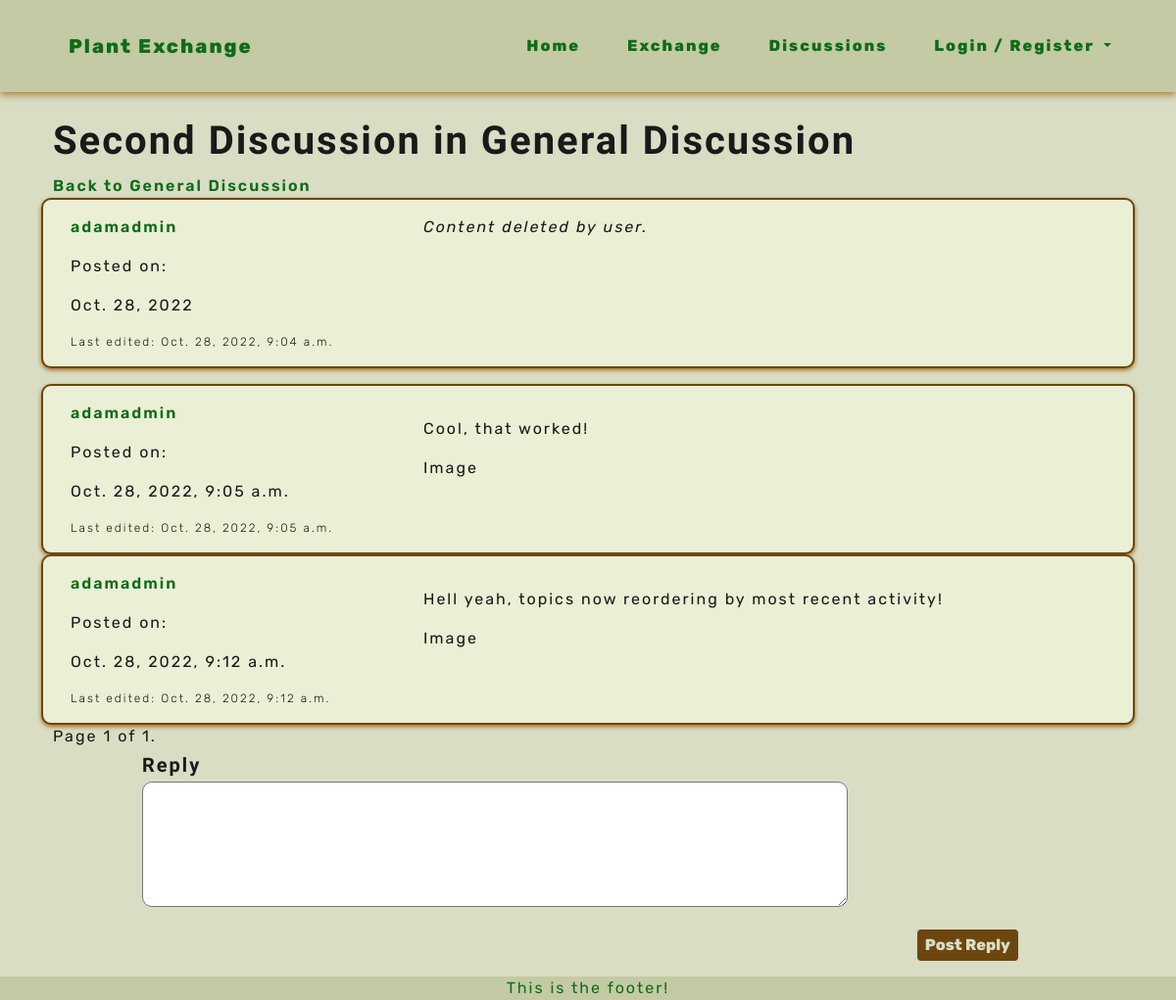
The app's page /forums/view_topic/2, older data.
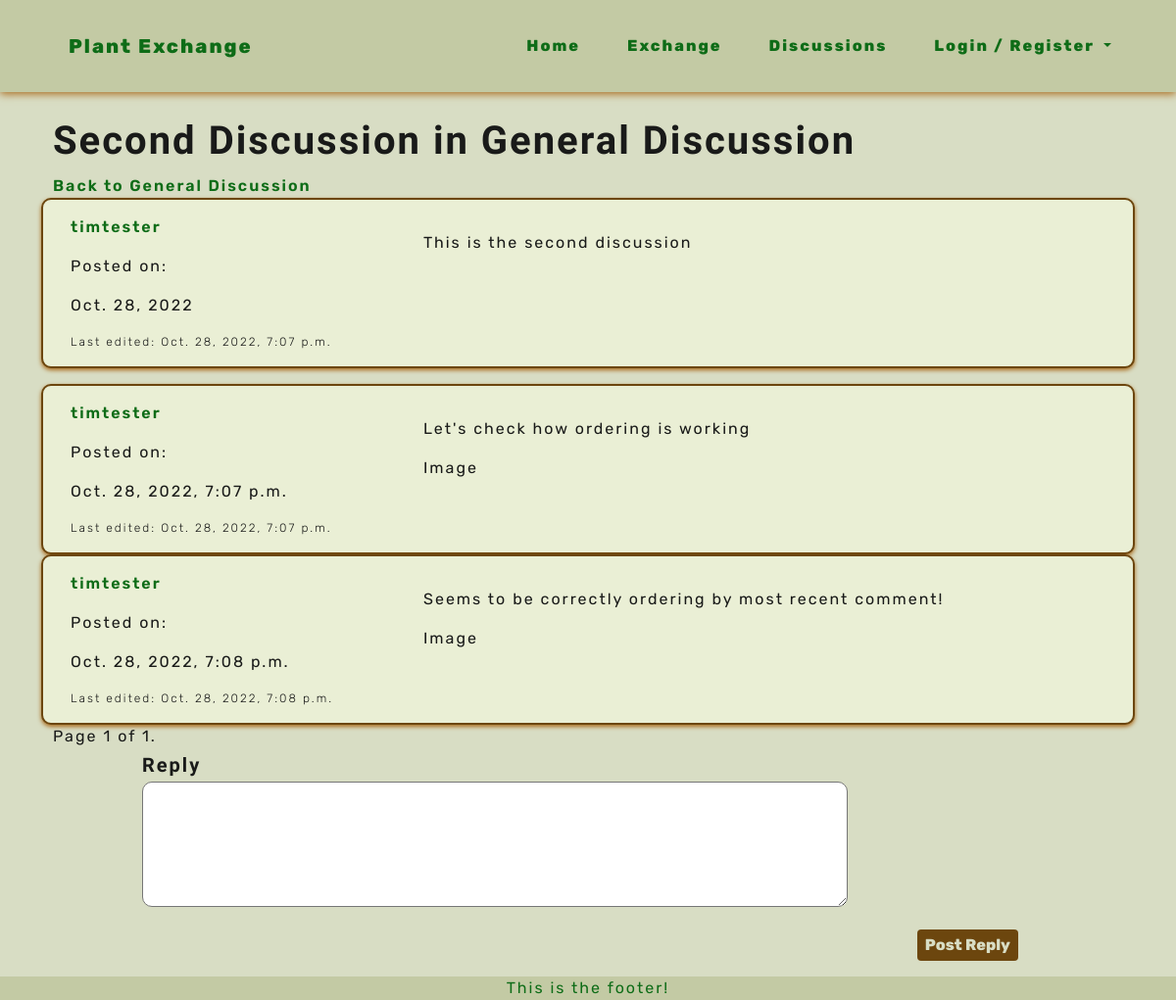
The same page, newer data.
### forums/models.py (models this page shows, shortened)
class Discussion(models.Model):
    forum = models.ForeignKey(Forum, on_delete=models.CASCADE, related_name='discussions')
    creator = models.ForeignKey(User, on_delete=models.SET_NULL, null=True)
    title = models.CharField(max_length=80)
    content = models.TextField()
    image = CloudinaryField('image', null=True, blank=True)
    created_on = models.DateField(auto_now_add=True)
    last_edited = models.DateTimeField(auto_now=True)
    deleted = models.BooleanField(default=False)
    is_open = models.BooleanField(default=True)
    class Meta:
        ordering = ['is_open']

class Post(models.Model):
    discussion = models.ForeignKey(Discussion, on_delete=models.CASCADE, related_name='posts')
    creator = models.ForeignKey(User, on_delete=models.SET_NULL, null=True)
    content = models.TextField()
    image = CloudinaryField('image', null=True, blank=True)
    deleted = models.BooleanField(default=False)
    created_on = models.DateTimeField(auto_now_add=True)
    last_edited = models.DateTimeField(auto_now=True)
    class Meta:
        ordering = ['created_on']

class Forum(models.Model):
    title = models.CharField(max_length=40)
    description = models.CharField(max_length=280)
    order = models.IntegerField(default=0)
    class Meta:
        ordering = ['order']
    def __str__(self):
        return self.title

### forums/views.py (the view, shortened to what this page needs)
# urls.py: path('view_topic/<topic_id>', views.TopicView.as_view(), name='view_topic'),
class TopicView(View):
    def get(self, request, topic_id, *args, **kwargs):
        discussion = get_object_or_404(Discussion, id=topic_id)
        posts = discussion.posts.all()
        paginator = Paginator(posts, 10)
        page_number = request.GET.get('page')
        page_obj = paginator.get_page(page_number)
        template_name = 'forums/thread.html'
        context = {
            'discussion': discussion,
            'page_obj': page_obj,
            'post_form': PostForm(),
        }
        return render(request, template_name, context)

### forums/forms.py
class PostForm(forms.ModelForm):
    class Meta:
        model = Post
        fields = ('content', 'image',)

### forums/templates/forums/thread.html (shortened to what this page needs)
{% extends 'base.html' %}
{% load crispy_forms_tags %}
{% load widget_tweaks %}
{% load cloudinary %}
{% block content %}
<section class="container-fluid">
    <div class="col-12">
        <h1 class="headings headings-bg">{{ discussion.title }} in {{ discussion.forum }}</h1>
        <a class="plnt-links" href="{% url 'forums:forum' forum_id=discussion.forum.id %}">Back to {{ discussion.forum.title }}</a>
    </div>
</section>
<section class="container-fluid">
    <div class="col-12">
        <div class="row plant-card">
            <div class="col-4">
                <p><a class="plnt-links" href="{% url 'profiles:profile' user_id=discussion.creator.id %}">{{ discussion.creator }}</a></p>
                <p>Posted on:</p>
                <p>{{ discussion.created_on }}</p>
            </div>
            <div class="col-8">
                {% if discussion.deleted %}
                <p><em>Content deleted by user.</em></p>
                {% else %}
                <p class="text-break">{{ discussion.content|linebreaks }}</p>
                {% endif %}
            </div>
            <div class="d-flex justify-content-between">
                <div class="d-flex flex-column justify-content-end">
                    <p class="little mb-0">Last edited: {{ discussion.last_edited }}</p>
                </div>
            </div>
        </div>
        {% for post in page_obj %}
        <div class="row plant-card mb-0">
            <div class="col-4">
                <p><a class="plnt-links" href="{% url 'profiles:profile' user_id=post.creator.id %}">{{ post.creator }}</a></p>
                <p>Posted on:</p>
                <p>{{ post.created_on }}</p>
            </div>
            <div class="col-8">
                {% if post.deleted %}
                <p><em>Content deleted by user.</em></p>
                {% else %}
                <p class="text-break">{{ post.content|linebreaks }}</p>
                <p>Image</p>
                {% endif %}
            </div>
            <div class="d-flex justify-content-between">
                <div class="d-flex flex-column justify-content-end">
                    <p class="little mb-0">Last edited: {{ post.last_edited }}</p>
                </div>
            </div>
        </div>
        {% endfor %}
        <div class="pagination">
            <span class="step-links">
                <span class="current">
                    Page {{ page_obj.number }} of {{ page_obj.paginator.num_pages }}.
                </span>
            </span>
        </div>
    </div>
</section>
<section class="container-fluid">
    <div class="col-10 mx-auto">
        <h2 class="headings headings-sm">Reply</h2>
        <form method="POST">
            <div class="col-sm-12">
                {{ post_form.content|add_class:"reply-box" }}
            </div>
            <button class="plnt-btn float-end" type="submit">Post Reply</button>
        </form>
    </div>
</section>
{% endblock content %}

Row changes from the older to the newer data that the page shows:
removed Post: creator "adamadmin", created_on "Oct. 28, 2022, 9:05 a.m.", content "Cool, that worked!", last_edited "Oct. 28, 2022, 9:05 a.m."
removed Post: creator "adamadmin", created_on "Oct. 28, 2022, 9:12 a.m.", content "Hell yeah, topics now reordering by most recent activity!", last_edited "Oct. 28, 2022, 9:12 a.m."
changed Discussion "Second Discussion": creator "adamadmin" → "timtester"; content (not shown) → "This is the second discussion"; last_edited "Oct. 28, 2022, 9:04 a.m." → "Oct. 28, 2022, 7:07 p.m."; deleted True → False (drawn)
now on this page (row edited): Post: creator "timtester", created_on "Oct. 28, 2022, 7:07 p.m.", content "Let's check how ordering is working", last_edited "Oct. 28, 2022, 7:07 p.m."
now on this page (row edited): Post: creator "timtester", created_on "Oct. 28, 2022, 7:08 p.m.", content "Seems to be correctly ordering by most recent comment!", last_edited "Oct. 28, 2022, 7:08 p.m."
Text that changed along with them:
text no longer shown: "Content deleted by user."
